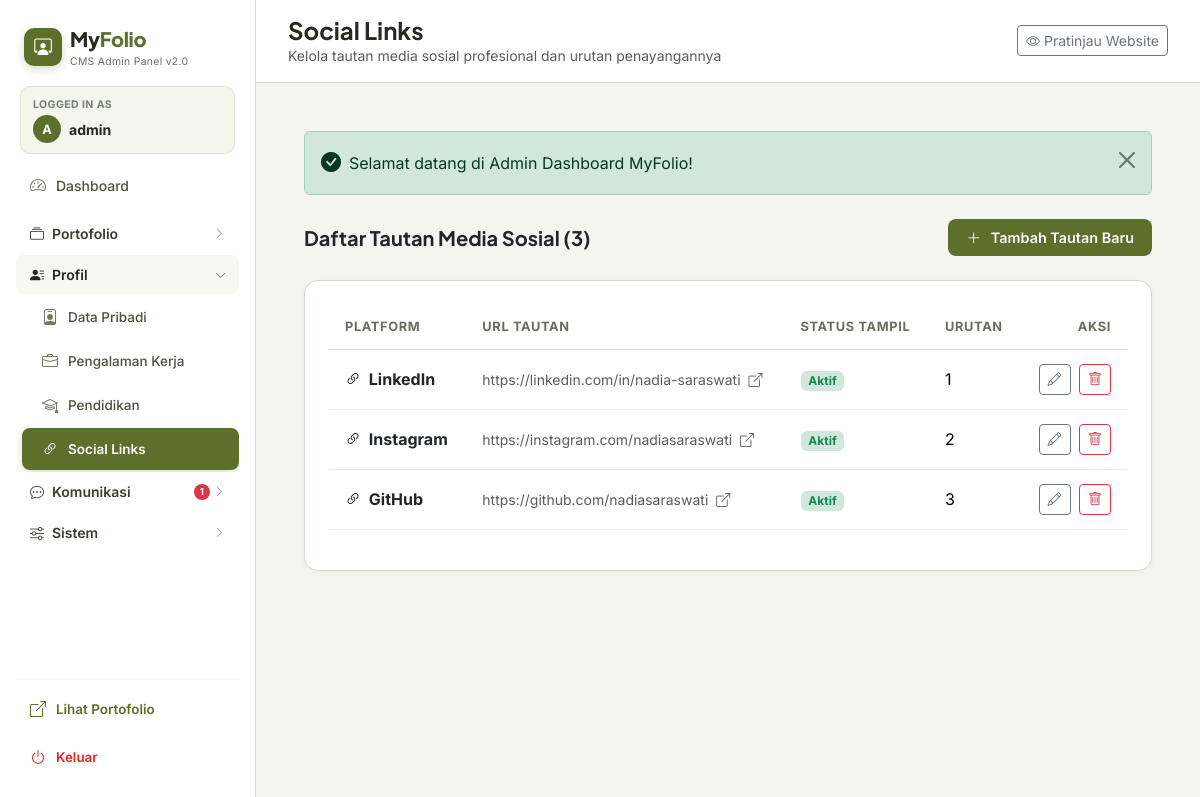
/admin/social-links.php (signed in), run on the app's committed database.
### tables this page shows
CREATE TABLE `social_links` (
  `id` INT AUTO_INCREMENT PRIMARY KEY,
  `platform` VARCHAR(50) NOT NULL,
  `url` VARCHAR(255) NOT NULL,
  `is_active` TINYINT(1) DEFAULT 1,
  `sort_order` INT DEFAULT 0,
  `created_at` TIMESTAMP DEFAULT CURRENT_TIMESTAMP,
  `updated_at` TIMESTAMP DEFAULT CURRENT_TIMESTAMP ON UPDATE CURRENT_TIMESTAMP
);

### includes/functions.php (called while the page is built, shortened)
<?php
function e(?string $value): string {
    return htmlspecialchars($value ?? '', ENT_QUOTES, 'UTF-8');
}

### admin/social-links.php (the view, shortened to what this page needs)
<?php
require_once __DIR__ . '/includes/admin_init.php';
$socials = $pdo->query("SELECT * FROM social_links ORDER BY sort_order ASC, id ASC")->fetchAll();
require_once __DIR__ . '/includes/admin_header.php';
?>
<div class="d-flex justify-content-between align-items-center mb-4">
    <div>
        <h5 class="fw-bold mb-0 text-dark">Daftar Tautan Media Sosial (<?= count($socials) ?>)</h5>
    </div>
    <button class="btn btn-admin-primary" data-bs-toggle="modal" data-bs-target="#addSocialModal">
        <i class="bi bi-plus-lg me-1"></i> Tambah Tautan Baru
    </button>
</div>
<div class="admin-card">
    <?php if (empty($socials)): ?>
        <div class="text-center py-5 text-muted">Belum ada tautan media sosial.</div>
    <?php else: ?>
        <div class="table-responsive">
            <table class="table admin-table align-middle">
                <thead>
                    <tr>
                        <th>Platform</th>
                        <th>URL Tautan</th>
                        <th>Status Tampil</th>
                        <th>Urutan</th>
                        <th class="text-end">Aksi</th>
                    </tr>
                </thead>
                <tbody>
                    <?php foreach ($socials as $soc): ?>
                        <tr>
                            <td class="fw-bold text-dark">
                                <i class="bi bi-link-45deg text-primary-olive me-1"></i>
                                <?= e($soc['platform']) ?>
                            </td>
                            <td>
                                <a href="<?= e($soc['url']) ?>" target="_blank" class="small text-muted text-decoration-none">
                                    <?= e($soc['url']) ?> <i class="bi bi-box-arrow-up-right ms-1"></i>
                                </a>
                            </td>
                            <td>
                                <?php if ($soc['is_active']): ?>
                                    <span class="badge bg-success-subtle text-success">Aktif</span>
                                <?php else: ?>
                                    <span class="badge bg-secondary-subtle text-secondary">Nonaktif</span>
                                <?php endif; ?>
                            </td>
                            <td><?= (int)$soc['sort_order'] ?></td>
                            <td class="text-end">
                                <button class="btn btn-outline-secondary btn-sm py-1 px-2.5 me-1"
                                    onclick="openEditSocial(<?= htmlspecialchars(json_encode($soc), ENT_QUOTES, 'UTF-8') ?>)">
                                    <i class="bi bi-pencil"></i>
                                </button>
                                <form method="POST" action="social-links.php" class="d-inline" onsubmit="return confirm('Hapus tautan ini?');">
                                    <button type="submit" class="btn btn-outline-danger btn-sm py-1 px-2.5">
                                        <i class="bi bi-trash"></i>
                                    </button>
                                </form>
                            </td>
                        </tr>
                    <?php endforeach; ?>
                </tbody>
            </table>
        </div>
    <?php endif; ?>
</div>
<?php
require_once __DIR__ . '/includes/admin_footer.php';
?>

### assets/css/admin.css (style rules this page uses)
:root { --color-primary: #5C6F2B; --color-primary-hover: #495822; --color-background: #F4F5F1; --color-sidebar: #FFFFFF; --color-dark: #25291F; --color-soft-olive: #DCE3CB; --color-white: #FFFFFF; --color-muted: #686D60; --color-border: #D8DAD2; --radius-card: 14px; --radius-button: 8px; --shadow-sm: 0 2px 6px rgba(0, 0, 0, 0.04); }
body { font-family: 'Inter', sans-serif; background-color: var(--color-background); color: var(--color-dark); }
h1, h2, h3, h4, h5, h6 { font-family: 'Plus Jakarta Sans', sans-serif; color: var(--color-dark); }
.admin-card { background-color: var(--color-white); border: 1px solid var(--color-border); border-radius: var(--radius-card); box-shadow: var(--shadow-sm); padding: 24px; margin-bottom: 24px; }
.admin-table th { font-size: 0.8rem; font-weight: 700; text-transform: uppercase; color: var(--color-muted); letter-spacing: 0.05em; border-bottom: 1.5px solid var(--color-border); padding: 12px 16px; }
.admin-table td { padding: 14px 16px; vertical-align: middle; border-bottom: 1px solid #EAECE6; }
.btn-admin-primary { background-color: var(--color-primary); color: #fff; border: none; border-radius: var(--radius-button); padding: 8px 18px; font-weight: 600; font-size: 0.9rem; display: inline-flex; align-items: center; gap: 6px; }

### data on the page
social_links: platform "LinkedIn", url "https://linkedin.com/in/nadia-saraswati", is_active "Aktif", sort_order "1"
social_links: platform "Instagram", url "https://instagram.com/nadiasaraswati", is_active "Aktif", sort_order "2"
social_links: platform "GitHub", url "https://github.com/nadiasaraswati", is_active "Aktif", sort_order "3"

### other printed values
substr($_SESSION['admin_username'] ?? 'A', 0, 1) "A"
$_SESSION['admin_username'] "admin"
$unreadCount "1"
$pageTitle "Social Links"
$pageSubtitle "Kelola tautan media sosial profesional dan urutan penayangannya"
$flash['message'] "Selamat datang di Admin Dashboard MyFolio!"
count($socials) "3"
